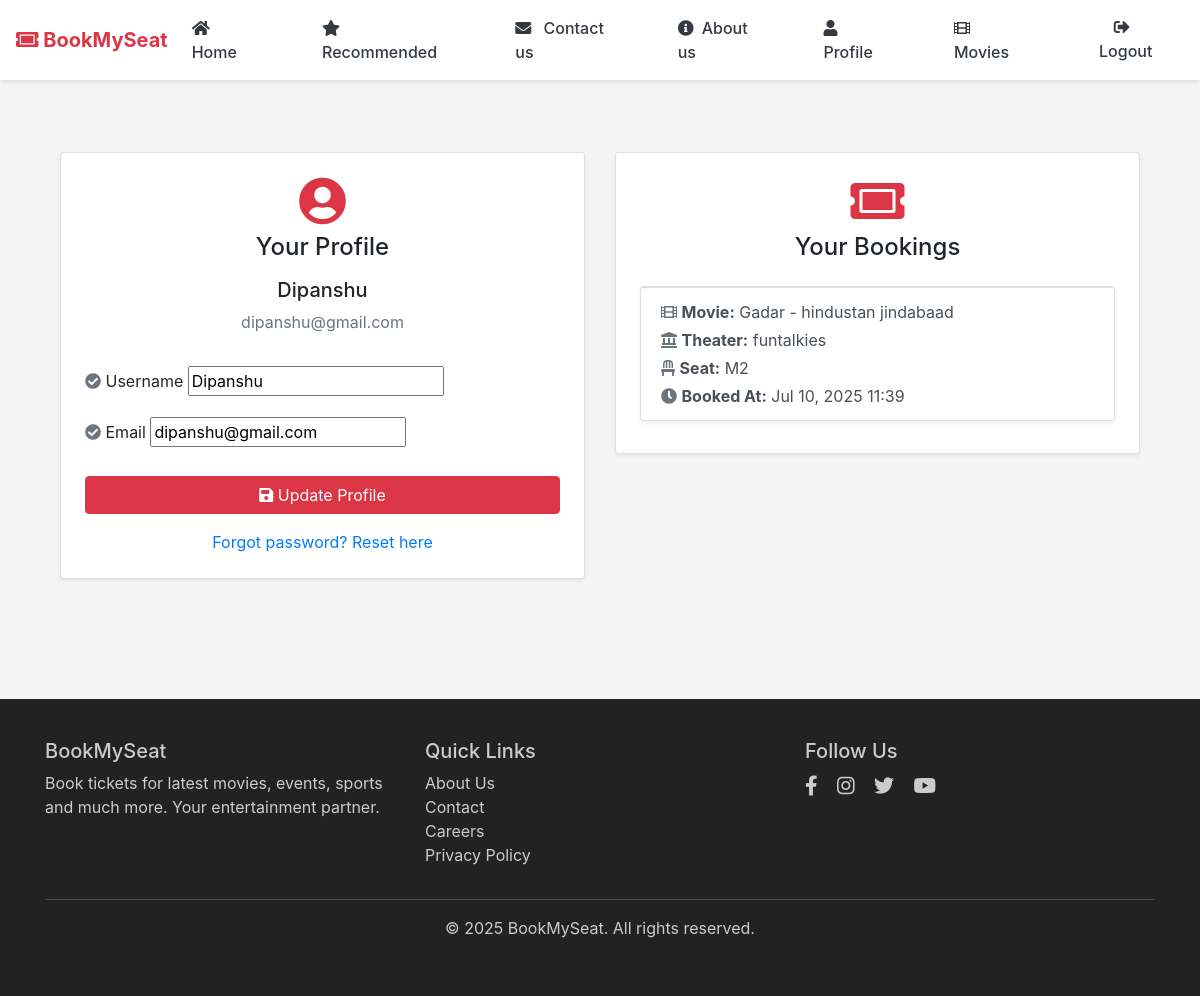
The app's page /users/profile/ (signed in) with its own data.
### movies/models.py (models this page shows, shortened)
class Booking(models.Model):
    user = models.ForeignKey(User, on_delete=models.CASCADE)  # User who booked
    seat = models.OneToOneField(Seat, on_delete=models.CASCADE)  # One booking per seat
    movie = models.ForeignKey(Movie, on_delete=models.CASCADE)  # Movie reference
    theater = models.ForeignKey(Theater, on_delete=models.CASCADE)  # Theater reference
    booked_at = models.DateTimeField(auto_now_add=True)  # Timestamp

class Movie(models.Model):
    name = models.CharField(max_length=255)  # Movie name
    image = models.ImageField(upload_to="movies/")  # Poster image
    rating = models.DecimalField(max_digits=3, decimal_places=1)  # e.g., 8.5
    cast = models.TextField()  # Cast list as text
    description = models.TextField(blank=True, null=True)  # Optional movie description
    genre = models.ManyToManyField(Genre)  # Many genres per movie
    language = models.ForeignKey(Language, on_delete=models.CASCADE)  # Language reference
    release_date = models.DateField()  # Release date

class Theater(models.Model):
    name = models.CharField(max_length=255)  # Theater name
    movie = models.ForeignKey(Movie, on_delete=models.CASCADE, related_name='theaters')  # Linked movie
    time = models.DateTimeField()  # Show timing

class Seat(models.Model):
    theater = models.ForeignKey(Theater, on_delete=models.CASCADE, related_name='seats')  # Belongs to a theater
    seat_number = models.CharField(max_length=10)  # e.g., A1, B2
    is_booked = models.BooleanField(default=False)  # Seat booking status

### users/views.py (the view)
# urls.py: path('profile/', profile, name='profile'),  # User profile page
@login_required
def profile(request):
    bookings = Booking.objects.filter(user=request.user).select_related('movie', 'theater', 'seat')  # Fetch user's bookings
    if request.method == 'POST':
        u_form = UserUpdateForm(request.POST, instance=request.user)  # Form bound to current user
        if u_form.is_valid():
            u_form.save()  # Save updated user info
            return redirect('profile')  # Redirect to profile
    else:
        u_form = UserUpdateForm(instance=request.user)  # Unbound form for GET request
    return render(request, 'users/profile.html', {
        'u_form': u_form,
        'bookings': bookings  # Pass bookings to template
    })

### users/forms.py
class UserUpdateForm(forms.ModelForm):
    email = forms.EmailField(required=True)
    class Meta:
        model = User
        fields = ['username', 'email']

### templates/users/profile.html (shortened to what this page needs)
{% extends "users/basic.html" %}
{% block content %}
<div class="container py-5">
  <div class="row">
    <div class="col-md-6 mb-4">
      <div class="card shadow-sm p-4">
        <div class="text-center mb-3">
          <i class="fas fa-user-circle fa-3x text-danger"></i>
          <h4 class="mt-2">Your Profile</h4>
          <h5 class="mt-3">{{ user.username }}</h5>
          <p class="text-muted">{{ user.email }}</p>
        </div>
        <form method="POST">
          {% for field in u_form %}
          <div class="form-group mb-3">
            <label for="{{ field.id_for_label }}">
              <i class="fas fa-check-circle text-muted"></i> {{ field.label }}
            </label>
            {{ field }}
          </div>
          {% endfor %}
          <button class="btn btn-danger w-100 mt-2" type="submit">
            <i class="fas fa-save"></i> Update Profile
          </button>
        </form>
        <div class="text-center mt-3">
          <a href="{% url 'password_reset' %}" class="text-decoration-none">Forgot password? Reset here</a>
        </div>
      </div>
    </div>
    <div class="col-md-6">
      <div class="card shadow-sm p-4">
        <div class="text-center mb-3">
          <i class="fas fa-ticket-alt fa-3x text-danger"></i>
          <h4 class="mt-2">Your Bookings</h4>
        </div>
        {% if bookings %}
        <div class="list-group">
          {% for booking in bookings %}
          <div class="list-group-item list-group-item-action mb-2 rounded shadow-sm">
            <p class="mb-1">
              <i class="fas fa-film text-secondary"></i> <strong>Movie:</strong> {{ booking.movie.name }}
            </p>
            <p class="mb-1">
              <i class="fas fa-landmark text-secondary"></i> <strong>Theater:</strong> {{ booking.theater.name }}
            </p>
            <p class="mb-1">
              <i class="fas fa-chair text-secondary"></i> <strong>Seat:</strong> {{ booking.seat.seat_number }}
            </p>
            <p class="mb-0">
              <i class="fas fa-clock text-secondary"></i> <strong>Booked At:</strong> {{ booking.booked_at|date:"M d, Y H:i" }}
            </p>
          </div>
          {% endfor %}
        </div>
        {% else %}
        <p class="text-muted text-center">You haven’t booked any tickets yet.</p>
        {% endif %}
      </div>
    </div>
  </div>
</div>
{% endblock %}

### templates/users/basic.html (style rules this page uses)
body { background-color: #f5f5f5; }

### records on screen
Booking: movie.name "Gadar - hindustan jindabaad", theater.name "funtalkies", seat.seat_number "M2", booked_at "Jul 10, 2025 11:39"

### other values on screen
{{ user.username }} "Dipanshu"
{{ user.email }} "dipanshu@gmail.com"
{{ field.label }} "Username" "Email"
